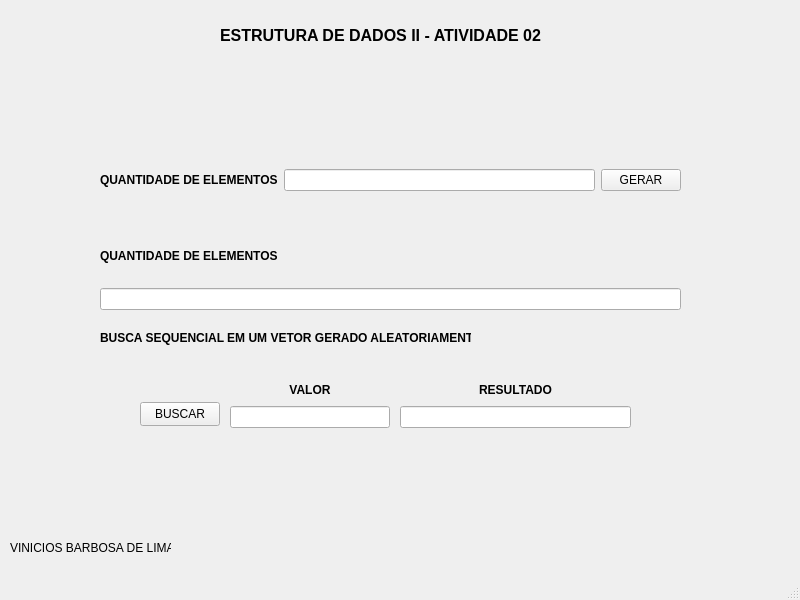
<?xml version="1.0" encoding="UTF-8"?>
<ui version="4.0">
 <class>MainWindow</class>
 <widget class="QMainWindow" name="MainWindow">
  <property name="geometry">
   <rect>
    <x>0</x>
    <y>0</y>
    <width>800</width>
    <height>600</height>
   </rect>
  </property>
  <property name="windowTitle">
   <string>MainWindow</string>
  </property>
  <widget class="QWidget" name="centralwidget">
   <widget class="QLabel" name="label">
    <property name="geometry">
     <rect>
      <x>220</x>
      <y>20</y>
      <width>361</width>
      <height>31</height>
     </rect>
    </property>
    <property name="text">
     <string>&lt;html&gt;&lt;head/&gt;&lt;body&gt;&lt;p&gt;&lt;span style=&quot; font-size:12pt; font-weight:700;&quot;&gt;ESTRUTURA DE DADOS II - ATIVIDADE 02&lt;/span&gt;&lt;/p&gt;&lt;/body&gt;&lt;/html&gt;</string>
    </property>
   </widget>
   <widget class="QWidget" name="horizontalLayoutWidget">
    <property name="geometry">
     <rect>
      <x>100</x>
      <y>140</y>
      <width>581</width>
      <height>80</height>
     </rect>
    </property>
    <layout class="QHBoxLayout" name="horizontalLayout">
     <item>
      <widget class="QLabel" name="label_2">
       <property name="text">
        <string>&lt;html&gt;&lt;head/&gt;&lt;body&gt;&lt;p&gt;&lt;span style=&quot; font-weight:700;&quot;&gt;QUANTIDADE DE ELEMENTOS&lt;/span&gt;&lt;/p&gt;&lt;/body&gt;&lt;/html&gt;</string>
       </property>
      </widget>
     </item>
     <item>
      <widget class="QLineEdit" name="input_entrada"/>
     </item>
     <item>
      <widget class="QPushButton" name="btn_entrada">
       <property name="text">
        <string>GERAR</string>
       </property>
      </widget>
     </item>
    </layout>
   </widget>
   <widget class="QWidget" name="verticalLayoutWidget">
    <property name="geometry">
     <rect>
      <x>100</x>
      <y>230</y>
      <width>581</width>
      <height>80</height>
     </rect>
    </property>
    <layout class="QVBoxLayout" name="verticalLayout">
     <item>
      <widget class="QLabel" name="label_3">
       <property name="text">
        <string>&lt;html&gt;&lt;head/&gt;&lt;body&gt;&lt;p&gt;&lt;span style=&quot; font-weight:700;&quot;&gt;QUANTIDADE DE ELEMENTOS&lt;/span&gt;&lt;/p&gt;&lt;/body&gt;&lt;/html&gt;</string>
       </property>
      </widget>
     </item>
     <item>
      <widget class="QLineEdit" name="saida">
       <property name="readOnly">
        <bool>true</bool>
       </property>
      </widget>
     </item>
    </layout>
   </widget>
   <widget class="QLabel" name="label_4">
    <property name="geometry">
     <rect>
      <x>10</x>
      <y>540</y>
      <width>161</width>
      <height>16</height>
     </rect>
    </property>
    <property name="text">
     <string>VINICIOS BARBOSA DE LIMA</string>
    </property>
   </widget>
   <widget class="QLabel" name="label_5">
    <property name="geometry">
     <rect>
      <x>100</x>
      <y>330</y>
      <width>371</width>
      <height>16</height>
     </rect>
    </property>
    <property name="text">
     <string>&lt;html&gt;&lt;head/&gt;&lt;body&gt;&lt;p&gt;&lt;span style=&quot; font-weight:700;&quot;&gt;BUSCA SEQUENCIAL EM UM VETOR GERADO ALEATORIAMENTE&lt;/span&gt;&lt;/p&gt;&lt;/body&gt;&lt;/html&gt;</string>
    </property>
   </widget>
   <widget class="QWidget" name="verticalLayoutWidget_2">
    <property name="geometry">
     <rect>
      <x>230</x>
      <y>380</y>
      <width>160</width>
      <height>48</height>
     </rect>
    </property>
    <layout class="QVBoxLayout" name="verticalLayout_2">
     <item>
      <widget class="QLabel" name="label_6">
       <property name="text">
        <string>&lt;html&gt;&lt;head/&gt;&lt;body&gt;&lt;p align=&quot;center&quot;&gt;&lt;span style=&quot; font-weight:700;&quot;&gt;VALOR&lt;/span&gt;&lt;/p&gt;&lt;/body&gt;&lt;/html&gt;</string>
       </property>
      </widget>
     </item>
     <item>
      <widget class="QLineEdit" name="input_valor"/>
     </item>
    </layout>
   </widget>
   <widget class="QWidget" name="verticalLayoutWidget_3">
    <property name="geometry">
     <rect>
      <x>400</x>
      <y>380</y>
      <width>231</width>
      <height>48</height>
     </rect>
    </property>
    <layout class="QVBoxLayout" name="verticalLayout_3">
     <item>
      <widget class="QLabel" name="label_7">
       <property name="text">
        <string>&lt;html&gt;&lt;head/&gt;&lt;body&gt;&lt;p align=&quot;center&quot;&gt;&lt;span style=&quot; font-weight:700;&quot;&gt;RESULTADO&lt;/span&gt;&lt;/p&gt;&lt;/body&gt;&lt;/html&gt;</string>
       </property>
      </widget>
     </item>
     <item>
      <widget class="QLineEdit" name="input_result">
       <property name="readOnly">
        <bool>true</bool>
       </property>
      </widget>
     </item>
    </layout>
   </widget>
   <widget class="QPushButton" name="btn_buscar">
    <property name="geometry">
     <rect>
      <x>140</x>
      <y>402</y>
      <width>80</width>
      <height>24</height>
     </rect>
    </property>
    <property name="text">
     <string>BUSCAR</string>
    </property>
   </widget>
  </widget>
  <widget class="QMenuBar" name="menubar">
   <property name="geometry">
    <rect>
     <x>0</x>
     <y>0</y>
     <width>800</width>
     <height>21</height>
    </rect>
   </property>
  </widget>
  <widget class="QStatusBar" name="statusbar"/>
 </widget>
 <resources/>
 <connections/>
</ui>
